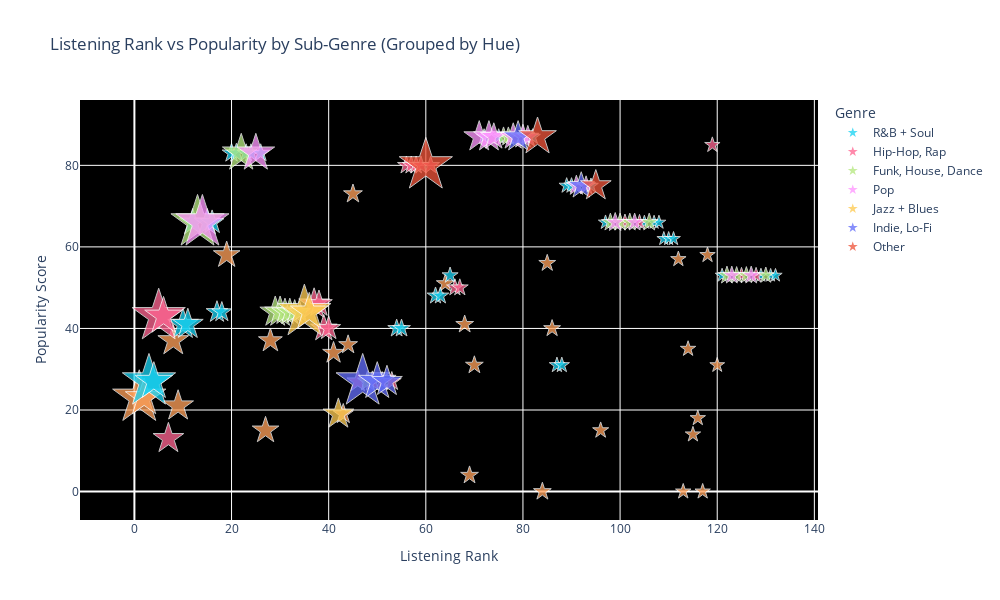

The notebook cell saved with this chart:
### Code cell
### BOOKMARK 3: Exploded Data 
## Exploded data: multiple entries for tracks based on genres
fig = px.scatter(
    exploded_data,
    x=exploded_data.index + 1,
    y='popularity',
    color='genre_group',
    color_discrete_map=custom_colors,
    size=inverse_size,
    hover_data=['song name', 'artist', 'genre'],
    title='Listening Rank vs Popularity by Sub-Genre (Grouped by Hue)'
)

fig.update_traces(marker=dict(opacity=0.77, symbol='star', size=inverse_size,
        sizemode='area',
        sizeref=2.*max(inverse_size)/(40.**2),
        sizemin=4), selector=dict(mode='markers'))
fig.update_layout(
    plot_bgcolor='black',
    xaxis_title='Listening Rank',
    yaxis_title='Popularity Score',
    legend_title='Genre',
    height=600,
    width=1000
)

fig.show()

### Figure 1 — Plotly figure (JSON) as saved in the notebook; plotly's stock layout.template omitted (floating-point values rounded to 4 significant figures; data arrays with more than 128 entries replaced by an {"elided": "..."} marker saying what was removed)
{"data": [{"customdata": [["POOKIE'S REQUIEM", "SAILORR", " "], ["CASH COBELLA CHOW COBIZZY", "Cash Cobain", " "], ["FRIENDZONE", "_BY.ALEXANDER", " "], ["WHERE YOU BEEN", "Foolie $urfin", " "], ["DANCING WITH DEMONS", "Leon Thomas", " "], ["WHITE CROCS (with Ryan Trey)", "Jordan Ward", " "], ["311 (with Gwen Bunn)", "Jordan Ward", " "], ["Gentle Man", "The Defaulters", " "], ["Duna Ma Yelema", "Boubacar Traoré", "blues"], ["LUV N DEVOTION", "DESTIN CONRAD", " "], ["YES IT IS", "Leon Thomas", " "], ["CHERIMOYA - BONUS", "Jordan Ward", " "], ["Nafas", "The Spy From Cairo", " "], ["Abo Yiba", "Wores G. Egziabher", " "], ["Wrong Way", "((( O )))", " "], ["With You", "Kindness", " "], ["HOW FAST", "Leon Thomas", " "], ["MARY'S STRAIN 144BPM", "KHYA", " "], ["She Got Dat", "eLewminatti", " "], ["Blue Sands", "Elysian Spring", " "], ["Moon interlude", "Duhkey", " "], ["495", "Jordan Ward", " "], ["Alone In December", "Hello Yello", " "], ["Good Intentions", "Hello Yello", " "], ["u.", "Humble the Great", " "], ["cool_v2", "Merges", " "], ["Sunday Eve, Baby", "Bonnie Calista", " "]], "hovertemplate": "genre_group=<br>x=%{x}<br>popularity=%{y}<br>size=%{marker.size}<br>song name=%{customdata[0]}<br>artist=%{customdata[1]}<br>genre=%{customdata[2]}<extra></extra>", "legendgroup": "", "marker": {"color": "#FFA15A", "opacity": 0.77, "size": {"elided": "132 float values"}, "sizemin": 4, "sizemode": "area", "sizeref": 0.00125, "symbol": "star"}, "mode": "markers", "name": "", "orientation": "v", "showlegend": false, "type": "scatter", "x": [1, 2, 8, 9, 19, 27, 28, 41, 43, 44, 45, 64, 68, 69, 70, 84, 85, 86, 96, 112, 113, 114, 115, 116, 117, 118, 120], "xaxis": "x", "y": [23, 23, 37, 21, 58, 15, 37, 34, 19, 36, 73, 51, 41, 4, 31, 0, 56, 40, 15, 57, 0, 35, 14, 18, 0, 58, 31], "yaxis": "y"}, {"customdata": [["Telescope", "Hiatus Kaiyote", "neo soul"], ["Telescope", "Hiatus Kaiyote", "r&b"], ["Sparkle Tape Break Up", "Hiatus Kaiyote", "neo soul"], ["Sparkle Tape Break Up", "Hiatus Kaiyote", "r&b"], ["On My Mama", "Victoria Monét", "alternative r&b"], ["On My Mama", "Victoria Monét", "r&b"], ["On My Mama", "Victoria Monét", "soul"], ["007 (Jersey Mix)", "Duckwrth", "alternative r&b"], ["007 (Jersey Mix)", "Duckwrth", "trap soul"], ["Saturn", "SZA", "alternative r&b"], ["Saturn", "SZA", "contemporary r&b"], ["Saturn", "SZA", "hip hop soul"], ["Saturn", "SZA", "neo soul"], ["Saturn", "SZA", "r&b"], ["Tears In Your Eyes", "Majid Jordan", "alternative r&b"], ["Tears In Your Eyes", "Majid Jordan", "contemporary r&b"], ["Dimitri", "Hiatus Kaiyote", "neo soul"], ["Dimitri", "Hiatus Kaiyote", "r&b"], ["4 This Moment", "Che Ecru", "r&b"], ["LUNCH", "Billie Eilish", "alternative r&b"], ["LUNCH", "Billie Eilish", "contemporary r&b"], ["LUNCH", "Billie Eilish", "pop soul"], ["Make Friends - Pocket Size Radio Edit", "Hiatus Kaiyote", "neo soul"], ["Make Friends - Pocket Size Radio Edit", "Hiatus Kaiyote", "r&b"], ["Timeless (feat. Playboi Carti)", "The Weeknd", "alternative r&b"], ["Timeless (feat. Playboi Carti)", "The Weeknd", "contemporary r&b"], ["Timeless (feat. Playboi Carti)", "The Weeknd", "r&b"], ["MY HOUSE", "Beyoncé", "contemporary r&b"], ["MY HOUSE", "Beyoncé", "pop soul"], ["MY HOUSE", "Beyoncé", "r&b"], ["MY HOUSE", "Beyoncé", "soul"], ["R e s e n t m e n t", "PARTYNEXTDOOR", "alternative r&b"], ["R e s e n t m e n t", "PARTYNEXTDOOR", "r&b"], ["R e s e n t m e n t", "PARTYNEXTDOOR", "soul"], ["Green Light", "Beyoncé", "contemporary r&b"], ["Green Light", "Beyoncé", "pop soul"], ["Green Light", "Beyoncé", "r&b"], ["Green Light", "Beyoncé", "soul"]], "hovertemplate": "genre_group=R&B + Soul<br>x=%{x}<br>popularity=%{y}<br>size=%{marker.size}<br>song name=%{customdata[0]}<br>artist=%{customdata[1]}<br>genre=%{customdata[2]}<extra></extra>", "legendgroup": "R&B + Soul", "marker": {"color": "#19d3f3", "opacity": 0.77, "size": {"elided": "132 float values"}, "sizemin": 4, "sizemode": "area", "sizeref": 0.00125, "symbol": "star"}, "mode": "markers", "name": "R&B + Soul", "orientation": "v", "showlegend": true, "type": "scatter", "x": [3, 4, 10, 11, 12, 15, 16, 17, 18, 20, 21, 23, 24, 26, 54, 55, 62, 63, 65, 72, 75, 82, 87, 88, 89, 90, 94, 97, 105, 107, 108, 109, 110, 111, 121, 129, 131, 132], "xaxis": "x", "y": [27, 27, 41, 41, 66, 66, 66, 44, 44, 83, 83, 83, 83, 83, 40, 40, 48, 48, 53, 87, 87, 87, 31, 31, 75, 75, 75, 66, 66, 66, 66, 62, 62, 62, 53, 53, 53, 53], "yaxis": "y"}, {"customdata": [["YEAH YEAH!", "Eem Triplin", "hip hop"], ["YEAH YEAH!", "Eem Triplin", "trap"], ["smoke break", "Samiyam", "hip hop"], ["WALKED IN", "Eem Triplin", "hip hop"], ["WALKED IN", "Eem Triplin", "trap"], ["ALLOCATE", "Eem Triplin", "hip hop"], ["ALLOCATE", "Eem Triplin", "trap"], ["Inside/Outside", "Elijah Fox", "boom bap"], ["Inside/Outside", "Elijah Fox", "hip hop"], ["Inside/Outside", "Elijah Fox", "instrumental hip hop"], ["Inside/Outside", "Elijah Fox", "lo-fi hip hop"], ["If We Being Rëal", "Yeat", "cloud rap"], ["If We Being Rëal", "Yeat", "experimental hip hop"], ["If We Being Rëal", "Yeat", "hip hop"], ["If We Being Rëal", "Yeat", "pop rap"], ["If We Being Rëal", "Yeat", "trap"], ["LET YOU KNOW (feat. $NOT)", "Eem Triplin", "hip hop"], ["LET YOU KNOW (feat. $NOT)", "Eem Triplin", "trap"], ["MY HOUSE", "Beyoncé", "hip hop"], ["MY HOUSE", "Beyoncé", "pop rap"], ["NISSAN ALTIMA", "Doechii", "hip hop"], ["Green Light", "Beyoncé", "hip hop"], ["Green Light", "Beyoncé", "pop rap"]], "hovertemplate": "genre_group=Hip-Hop, Rap<br>x=%{x}<br>popularity=%{y}<br>size=%{marker.size}<br>song name=%{customdata[0]}<br>artist=%{customdata[1]}<br>genre=%{customdata[2]}<extra></extra>", "legendgroup": "Hip-Hop, Rap", "marker": {"color": "#FF6692", "opacity": 0.77, "size": {"elided": "132 float values"}, "sizemin": 4, "sizemode": "area", "sizeref": 0.00125, "symbol": "star"}, "mode": "markers", "name": "Hip-Hop, Rap", "orientation": "v", "showlegend": true, "type": "scatter", "x": [5, 6, 7, 37, 38, 39, 40, 46, 49, 51, 53, 56, 57, 58, 59, 61, 66, 67, 101, 104, 119, 125, 128], "xaxis": "x", "y": [43, 43, 13, 46, 46, 40, 40, 27, 27, 27, 27, 80, 80, 80, 80, 80, 50, 50, 66, 66, 85, 53, 53], "yaxis": "y"}, {"customdata": [["On My Mama", "Victoria Monét", "funk"], ["Saturn", "SZA", "electronic"], ["How Dare You", "St Germain", "acid jazz"], ["How Dare You", "St Germain", "deep house"], ["How Dare You", "St Germain", "downtempo"], ["How Dare You", "St Germain", "electronic"], ["How Dare You", "St Germain", "electronica"], ["How Dare You", "St Germain", "house"], ["Inside/Outside", "Elijah Fox", "downtempo"], ["LUNCH", "Billie Eilish", "electronic"], ["LUNCH", "Billie Eilish", "electronica"], ["MY HOUSE", "Beyoncé", "dance"], ["MY HOUSE", "Beyoncé", "disco"], ["MY HOUSE", "Beyoncé", "house"], ["MY HOUSE", "Beyoncé", "progressive house"], ["Green Light", "Beyoncé", "dance"], ["Green Light", "Beyoncé", "disco"], ["Green Light", "Beyoncé", "house"], ["Green Light", "Beyoncé", "progressive house"]], "hovertemplate": "genre_group=Funk, House, Dance<br>x=%{x}<br>popularity=%{y}<br>size=%{marker.size}<br>song name=%{customdata[0]}<br>artist=%{customdata[1]}<br>genre=%{customdata[2]}<extra></extra>", "legendgroup": "Funk, House, Dance", "marker": {"color": "#B6E880", "opacity": 0.77, "size": {"elided": "132 float values"}, "sizemin": 4, "sizemode": "area", "sizeref": 0.00125, "symbol": "star"}, "mode": "markers", "name": "Funk, House, Dance", "orientation": "v", "showlegend": true, "type": "scatter", "x": [13, 22, 29, 30, 31, 32, 33, 34, 48, 76, 77, 98, 100, 102, 106, 122, 124, 126, 130], "xaxis": "x", "y": [66, 83, 44, 44, 44, 44, 44, 44, 27, 87, 87, 66, 66, 66, 66, 53, 53, 53, 53], "yaxis": "y"}, {"customdata": [["On My Mama", "Victoria Monét", "pop"], ["Saturn", "SZA", "pop"], ["LUNCH", "Billie Eilish", "alternative pop"], ["LUNCH", "Billie Eilish", "art pop"], ["LUNCH", "Billie Eilish", "bedroom pop"], ["LUNCH", "Billie Eilish", "electropop"], ["LUNCH", "Billie Eilish", "pop"], ["LUNCH", "Billie Eilish", "pop rock"], ["Timeless (feat. Playboi Carti)", "The Weeknd", "dance-pop"], ["Timeless (feat. Playboi Carti)", "The Weeknd", "pop"], ["MY HOUSE", "Beyoncé", "dance-pop"], ["MY HOUSE", "Beyoncé", "pop"], ["Green Light", "Beyoncé", "dance-pop"], ["Green Light", "Beyoncé", "pop"]], "hovertemplate": "genre_group=Pop<br>x=%{x}<br>popularity=%{y}<br>size=%{marker.size}<br>song name=%{customdata[0]}<br>artist=%{customdata[1]}<br>genre=%{customdata[2]}<extra></extra>", "legendgroup": "Pop", "marker": {"color": "#FF97FF", "opacity": 0.77, "size": {"elided": "132 float values"}, "sizemin": 4, "sizemode": "area", "sizeref": 0.00125, "symbol": "star"}, "mode": "markers", "name": "Pop", "orientation": "v", "showlegend": true, "type": "scatter", "x": [14, 25, 71, 73, 74, 78, 80, 81, 91, 93, 99, 103, 123, 127], "xaxis": "x", "y": [66, 83, 87, 87, 87, 87, 87, 87, 75, 75, 66, 66, 53, 53], "yaxis": "y"}, {"customdata": [["How Dare You", "St Germain", "jazz"], ["How Dare You", "St Germain", "nu jazz"], ["Duna Ma Yelema", "Boubacar Traoré", "african blues"]], "hovertemplate": "genre_group=Jazz + Blues<br>x=%{x}<br>popularity=%{y}<br>size=%{marker.size}<br>song name=%{customdata[0]}<br>artist=%{customdata[1]}<br>genre=%{customdata[2]}<extra></extra>", "legendgroup": "Jazz + Blues", "marker": {"color": "#FECB52", "opacity": 0.77, "size": {"elided": "132 float values"}, "sizemin": 4, "sizemode": "area", "sizeref": 0.00125, "symbol": "star"}, "mode": "markers", "name": "Jazz + Blues", "orientation": "v", "showlegend": true, "type": "scatter", "x": [35, 36, 42], "xaxis": "x", "y": [44, 44, 19], "yaxis": "y"}, {"customdata": [["Inside/Outside", "Elijah Fox", "chillwave"], ["Inside/Outside", "Elijah Fox", "instrumental"], ["Inside/Outside", "Elijah Fox", "lo-fi"], ["LUNCH", "Billie Eilish", "indie pop"], ["Timeless (feat. Playboi Carti)", "The Weeknd", "hypnagogic pop"]], "hovertemplate": "genre_group=Indie, Lo-Fi<br>x=%{x}<br>popularity=%{y}<br>size=%{marker.size}<br>song name=%{customdata[0]}<br>artist=%{customdata[1]}<br>genre=%{customdata[2]}<extra></extra>", "legendgroup": "Indie, Lo-Fi", "marker": {"color": "#636efa", "opacity": 0.77, "size": {"elided": "132 float values"}, "sizemin": 4, "sizemode": "area", "sizeref": 0.00125, "symbol": "star"}, "mode": "markers", "name": "Indie, Lo-Fi", "orientation": "v", "showlegend": true, "type": "scatter", "x": [47, 50, 52, 79, 92], "xaxis": "x", "y": [27, 27, 27, 87, 75], "yaxis": "y"}, {"customdata": [["If We Being Rëal", "Yeat", "rage"], ["LUNCH", "Billie Eilish", "singer-songwriter"], ["Timeless (feat. Playboi Carti)", "The Weeknd", "synth-pop"]], "hovertemplate": "genre_group=Other<br>x=%{x}<br>popularity=%{y}<br>size=%{marker.size}<br>song name=%{customdata[0]}<br>artist=%{customdata[1]}<br>genre=%{customdata[2]}<extra></extra>", "legendgroup": "Other", "marker": {"color": "#EF553B", "opacity": 0.77, "size": {"elided": "132 float values"}, "sizemin": 4, "sizemode": "area", "sizeref": 0.00125, "symbol": "star"}, "mode": "markers", "name": "Other", "orientation": "v", "showlegend": true, "type": "scatter", "x": [60, 83, 95], "xaxis": "x", "y": [80, 87, 75], "yaxis": "y"}], "layout": {"height": 600, "legend": {"itemsizing": "constant", "title": {"text": "Genre"}, "tracegroupgap": 0}, "plot_bgcolor": "black", "title": {"text": "Listening Rank vs Popularity by Sub-Genre (Grouped by Hue)"}, "width": 1000, "xaxis": {"anchor": "y", "autorange": true, "domain": [0, 1], "range": [-11.29, 140.8], "title": {"text": "Listening Rank"}, "type": "linear"}, "yaxis": {"anchor": "x", "autorange": true, "domain": [0, 1], "range": [-6.978, 96.03], "title": {"text": "Popularity Score"}, "type": "linear"}}}
